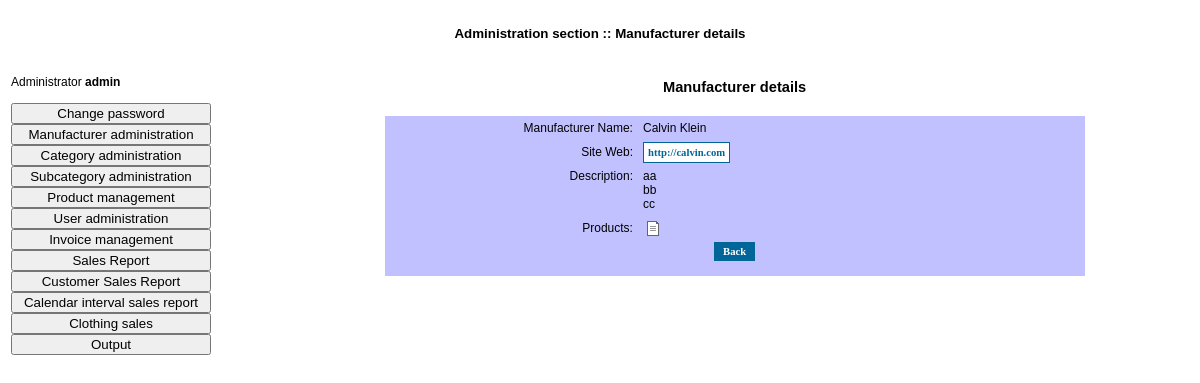
The app's page /admin/manufacturerdetails.php?intIdProducator=1 (signed in) with its own data.
### tables this page shows
CREATE TABLE `tproducatori` (
  `fIdProducator` int(11) UNSIGNED NOT NULL,
  `fNumeProducator` varchar(255) NOT NULL DEFAULT '',
  `fUrl` varchar(255) DEFAULT NULL,
  `fDescriere` blob
);

### admin/manufacturerdetails.php (the view, shortened to what this page needs)
<?php
	include_once("../include/adminfunctions.inc.php");
?>
<html>
	<head>
		<link rel="stylesheet" href="../css/admin.css" type="text/css">
	</head>
	<body>
		<table cellpadding="0" cellspacing="0" border="0" width="100%" height="100%">
			<tr style="height: 50px; width: 100%;">
				<td colspan="2" style="font-weight: bold; text-align: center; height: 50px; width: 100%; font-family: Tahoma, Verdana, Arial; font-size: 10pt;">Administration section :: Manufacturer details</td>
			</tr>
			<tr>
				<td style="width: 200px;" valign="top">
				</td>
				<td style="width: 700px;" valign="top" align="center">
					<table cellpadding="5" cellspacing="0" border="0" width="700" class="modelspecs">
						<tr>
							<td align="center" colspan="2" style="font-family: Tahoma, Verdana, Arial; font-weight: bold; font-size: 11pt;"><br>Manufacturer details<br><br></td>
						</tr>
						<?php
							$intIdProducator = $_GET['intIdProducator'];
							$strSQL = "SELECT * FROM tproducatori WHERE fIdProducator=$intIdProducator";
							$result = mysql_query($strSQL);
							$row = mysql_fetch_array($result);
							$strNume = $row['fNumeProducator'];
							$strURL = $row['fUrl'];
							$strDescriere = $row['fDescriere'];
						?>
						<tr bgcolor="#C1C1FF">
							<td align="right" width="250">Manufacturer Name:</td>
							<td width="450"><?php echo $strNume; ?></td>
						</tr>
						<tr bgcolor="#C1C1FF">
							<td align="right" width="250">Site Web:</td>
							<td width="450"><a class="genLinkReverse" target="_blank" href="<?php echo $strURL; ?>"><?php echo $strURL; ?></a></td>
						</tr>
						<tr bgcolor="#C1C1FF">
							<td align="right" width="250" valign="top">Description:</td>
							<td width="450"><?php echo nl2br($strDescriere); ?></td>
						</tr>
						<tr bgcolor="#C1C1FF">
							<td align="right" width="250" valign="top">Products:</td>
							<td width="450"><a href="products.php?intIdProducator=<?php echo $intIdProducator; ?>"><img src="../images/details.gif" border="0"></a></td>
						</tr>
						<tr bgcolor="#C1C1FF">
							<td align="center" colspan="2">
								<a href="production.php" class="genLink" style="width: 100px;"> &nbsp; Back &nbsp; </a><br><br>
								</td>
						</tr>
					</table>
				</td>
			</tr>
		</table>
	</body>
</html>

### css/admin.css (style rules this page uses)
.modelspecs { font-family: Tahoma, Verdana, Arial; font-size: 9pt; color: #000000; }
a.genLink { text-decoration: none; font-family: Tahoma, Verdana; font-size: 8pt; color: #FFFFFF; background-color: #006699; font-weight: bold; padding: 4px; }
a.genLinkReverse { text-decoration: none; font-family: Tahoma, Verdana; font-size: 8pt; color: #006699; background-color: #FFFFFF; font-weight: bold; padding: 4px; border: 1px solid #006699; }

### records on screen
tproducatori: fNumeProducator "Calvin Klein", fUrl "http://calvin.com", fDescriere "aa bb cc"

### other values on screen
$strUsername "admin"
